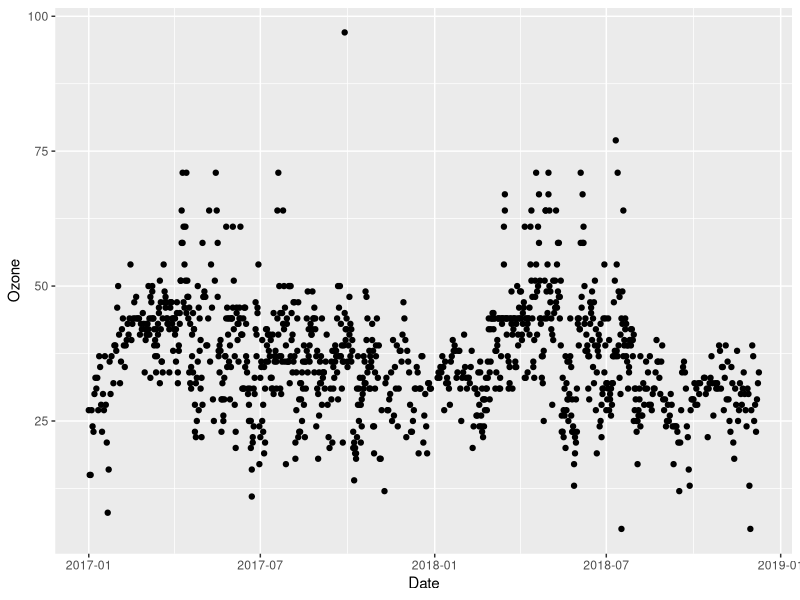
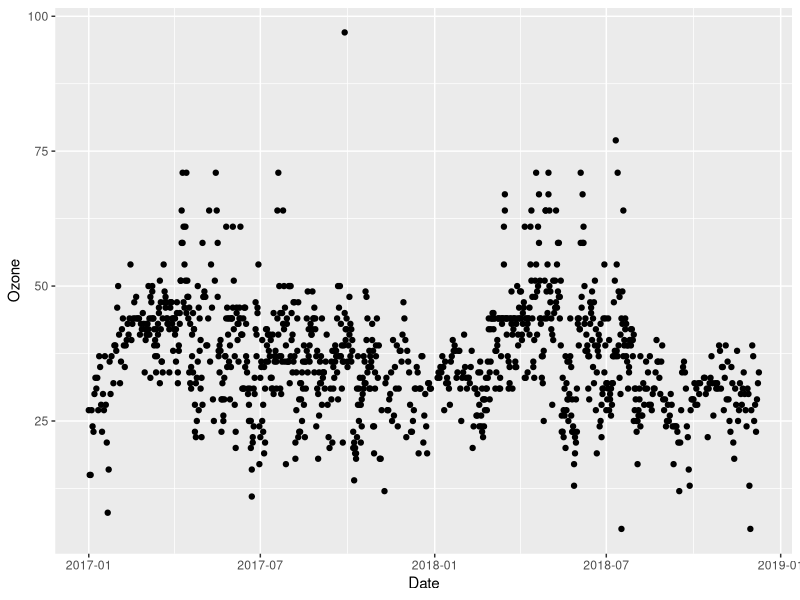
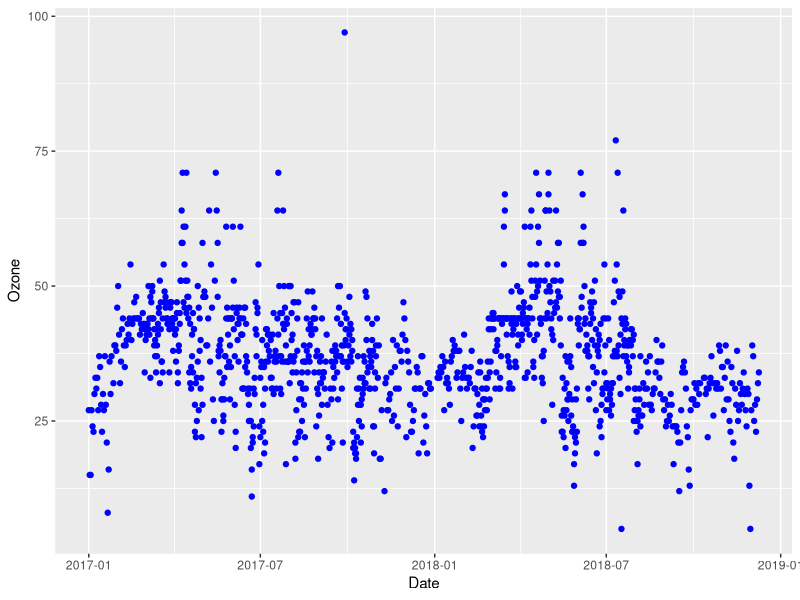
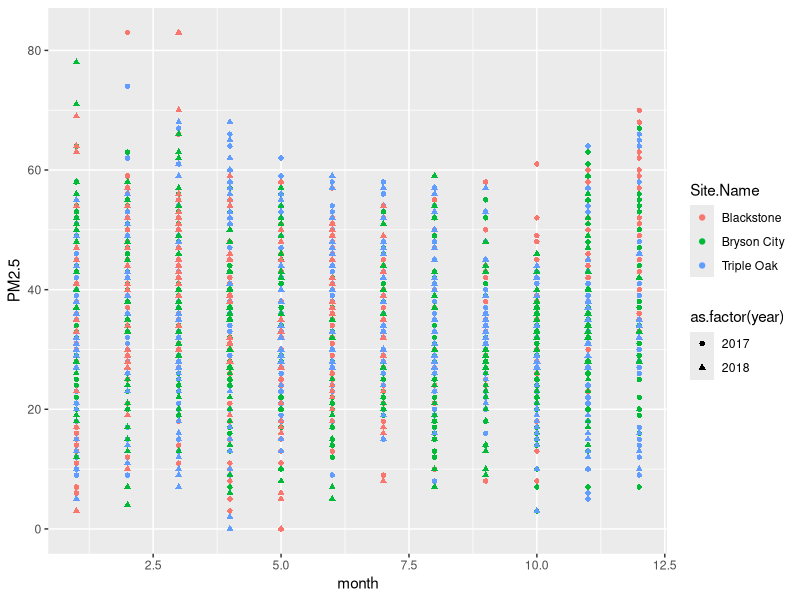
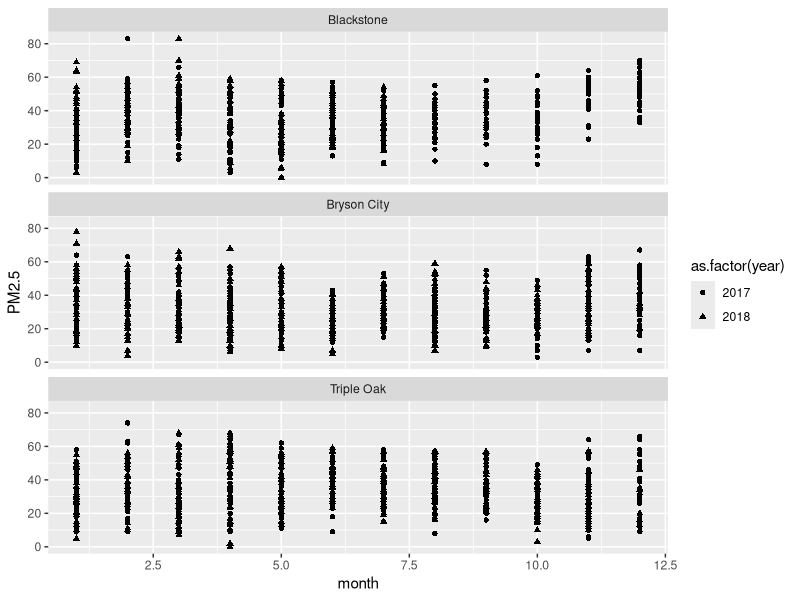
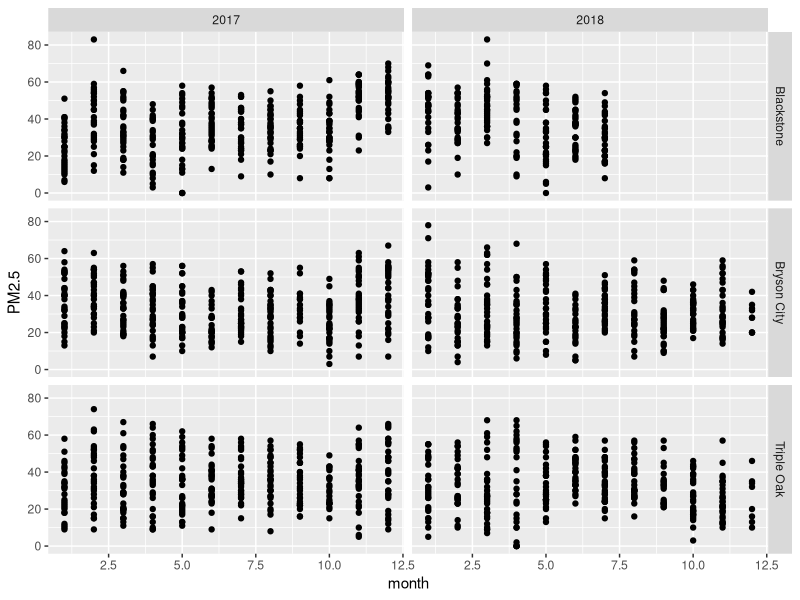
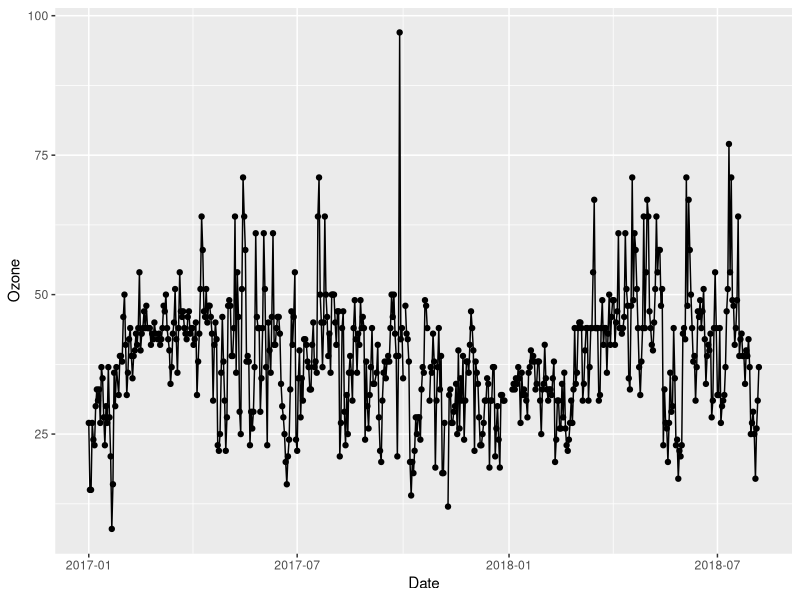
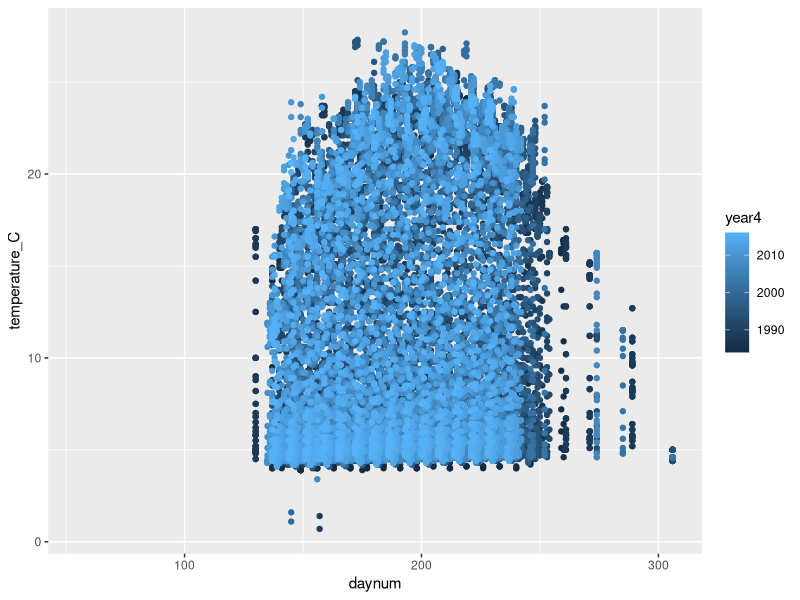

Reproduce these figures in R, in order.
## ---- chunk 1
getwd()
library(tidyverse)

PeterPaul.chem.nutrients <- read.csv("./Data/Processed/NTL-LTER_Lake_Chemistry_Nutrients_PeterPaul_Processed.csv")
PeterPaul.nutrients.gathered <- read.csv("./Data/Processed/NTL-LTER_Lake_Nutrients_PeterPaulGathered_Processed.csv")
PeterPaul.chem.nutrients.summaries <- read_csv("./Data/Processed/NTL-LTER_Lake_Summaries_PeterPaul_Processed.csv")
EPAair <- read.csv("./Data/Processed/EPAair_O3PM25_3sites1718_processed.csv")
dim(EPAair)

EPAair$Date <- as.Date(EPAair$Date, format = "%Y-%m-%d")
PeterPaul.chem.nutrients$sampledate <- as.Date(PeterPaul.chem.nutrients$sampledate, format = "%Y-%m-%d")

## ---- chunk 2
# Scatterplot
ggplot(EPAair, aes(x = Date, y = Ozone)) + 
  geom_point()
# geom_point creates a scatter plot

O3plot <- ggplot(EPAair) +
  geom_point(aes(x = Date, y = Ozone))
print(O3plot)
# print() allows us to see the plot

# Fix this code
O3plot2 <- ggplot(EPAair) +
# geom_point(aes(x = Date, y = Ozone, color = "blue"))
  geom_point(aes(x = Date, y = Ozone), color = "blue")
print(O3plot2)
# We can't change the color within our asthetics function, we need to put it outside (commented out section was the original code)

# Add additional variables
PMplot <- 
  ggplot(EPAair, aes(x = month, y = PM2.5, shape = as.factor(year), color = Site.Name)) +
  geom_point()
print(PMplot)
# Colors can be defined based on a variable from our dataframe (in this case Site.Name) 
# as.factor() changes the integer to a binary type factor
# B/c were coloring based on site name, it is placed inside the aes(), not outside like when we're defining specific colors
# If we want to make month more normal, we have to change the class (to what though?)

# Separate plot with facets
PMplot.faceted <-
  ggplot(EPAair, aes(x = month, y = PM2.5, shape = as.factor(year))) +
  geom_point() +
  facet_wrap(vars(Site.Name), nrow = 3)
print(PMplot.faceted)
# facet_wrap splits the graph based on Site.Name and arranges the graphs in 3 rows

PMplot.faceted2 <-
  ggplot(EPAair, aes(x = month, y = PM2.5)) +
  geom_point() +
  facet_grid(Site.Name ~ year)
print(PMplot.faceted2)
# ~ means by, so it sorts the graphs split by Site.Name by year
# Order does matter, if we did year by Site.Name, then the output would be flipped

# Filter dataset within plot building
O3plot.Blackstone <- 
  ggplot(subset(EPAair, Site.Name == "Blackstone"), aes(x = Date, y = Ozone)) + 
  geom_point() +
  geom_line()
print(O3plot.Blackstone)

# Exercise: build your own scatterplots of PeterPaul.chem.nutrients

# 1. 
# Plot surface temperatures by day of year. 
ggplot(PeterPaul.chem.nutrients, depth = 0.00, aes(x = daynum, y = temperature_C, color = year4)) +
  geom_point()

# Color your points by year, and facet by lake in two rows.
ggplot(PeterPaul.chem.nutrients, depth = 0.00, aes(x = daynum, y = temperature_C, color = year4)) +
  geom_point() +
  facet_wrap(vars(lakename), nrow = 2)

#2. 
# Plot temperature by date. Color your points by depth.
ggplot(PeterPaul.chem.nutrients, aes(x = sampledate, y = temperature_C, color = depth)) +
  geom_point()

# Change the size of your point to 0.5
ggplot(PeterPaul.chem.nutrients, aes(x = sampledate, y = temperature_C, color = depth)) +
  geom_point(size = 0.5)

## ---- chunk 3
# Scatterplot
lightvsDO <- 
  ggplot(PeterPaul.chem.nutrients, aes(x = irradianceWater, y = dissolvedOxygen)) +
  geom_point()
print(lightvsDO)
# We've got some crazy outliers, so we need to adjust our axes to zoom into the area of interest

# Adjust axes
lightvsDOfixed <- 
  ggplot(PeterPaul.chem.nutrients, aes(x = irradianceWater, y = dissolvedOxygen)) +
  geom_point() +
  xlim(0, 250) +
  ylim(0, 20)
print(lightvsDOfixed)
# x and y lim() zoomed to the clustered area. We see from this plot that DO is more variable with less light (deeper water). DO is closer to zero between 0-50 irradiance

# Depth in the fields of limnology and oceanography is on a reverse scale
tempvsdepth <- 
  #ggplot(PeterPaul.chem.nutrients, aes(x = temperature_C, y = depth)) +
  ggplot(PeterPaul.chem.nutrients, aes(x = temperature_C, y = depth, color = daynum)) +
  geom_point() +
  scale_y_reverse()
print(tempvsdepth)
# scale_y_reverse is super helpful here for making the graph easier to read (depth values reversed)

NvsP <-
  ggplot(PeterPaul.chem.nutrients, aes(x = tp_ug, y = tn_ug, color = depth)) +
  geom_point() #+
  #geom_smooth(method = lm) +
  #geom_abline(aes(slope = 16, intercept = 0))
print(NvsP)

# Exercise: Plot relationships between air quality measurements

# 1. 
# Plot AQI values for ozone by PM2.5, colored by site. 
# Add a line of best fit for the linear regression of these variables.

  
## ---- chunk 4
 # Barplot + error bars
PeterPaul.nutrient.summaries <- PeterPaul.nutrients.gathered %>%
  group_by(lakename, nutrient) %>%
  summarise(sd = sd(concentration), 
            mean = mean(concentration))

Nutrientplot <- 
  ggplot(PeterPaul.nutrients.gathered) +
  geom_bar(aes(x = lakename, y = concentration, fill = as.factor(nutrient)), # why did we use fill?
           position = "dodge", stat = "summary", fun.y = "mean")             # what's happening here?
print(Nutrientplot)

Nutrientplot2 <- 
  ggplot(PeterPaul.nutrient.summaries, aes(x = lakename, y = mean, fill = as.factor(nutrient))) + #
  geom_bar(stat = "identity", position = "dodge") + # what does the stat command do?
  geom_errorbar(aes(ymin = mean-sd, ymax = mean+sd), # how do we specify error bars?
                 position = "dodge")
print(Nutrientplot2)

# Are there more effective ways to produce summary stats for categories?

# Box and whiskers plot
Nutrientplot3 <-
  ggplot(PeterPaul.nutrients.gathered, aes(x = lakename, y = concentration)) +
  geom_boxplot(aes(color = nutrient)) # Why didn't we use "fill"?
print(Nutrientplot3)

# Dot plot
Nutrientplot4 <-
  ggplot(PeterPaul.nutrients.gathered, aes(x = lakename, y = concentration)) +
  geom_dotplot(aes(color = nutrient), binaxis = "y", binwidth = 1, 
               stackdir = "center", position = "dodge") #
print(Nutrientplot4)

# Violin plot
Nutrientplot5 <-
  ggplot(PeterPaul.nutrients.gathered, aes(x = lakename, y = concentration)) +
  geom_violin(aes(color = nutrient)) #
print(Nutrientplot5)

# Frequency polygons
# Using a tidy dataset
Nutrientplot6 <-
  ggplot(PeterPaul.chem.nutrients) +
  geom_freqpoly(aes(x = tn_ug), color = "black") +
  geom_freqpoly(aes(x = tp_ug), color = "darkblue") +
  geom_freqpoly(aes(x = nh34), color = "darkgray") +
  geom_freqpoly(aes(x = no23), color = "gray") +
  geom_freqpoly(aes(x = po4), color = "blue") 
print(Nutrientplot6)

# Using a gathered dataset
Nutrientplot7 <-   
  ggplot(PeterPaul.nutrients.gathered) +
  geom_freqpoly(aes(x = concentration, color = nutrient))
print(Nutrientplot7)

# Exercise: Plot distributions of AQI values for EPAair

# 1. 
# Create a bar chart plus standard deviation error bars for PM2.5, divided by year. 
# Create separate bars for each site. 

# 2. 
# Create a new plot that better depicts the distribution of PM2.5 concentrations. 
# Divide your graph by year and site.

